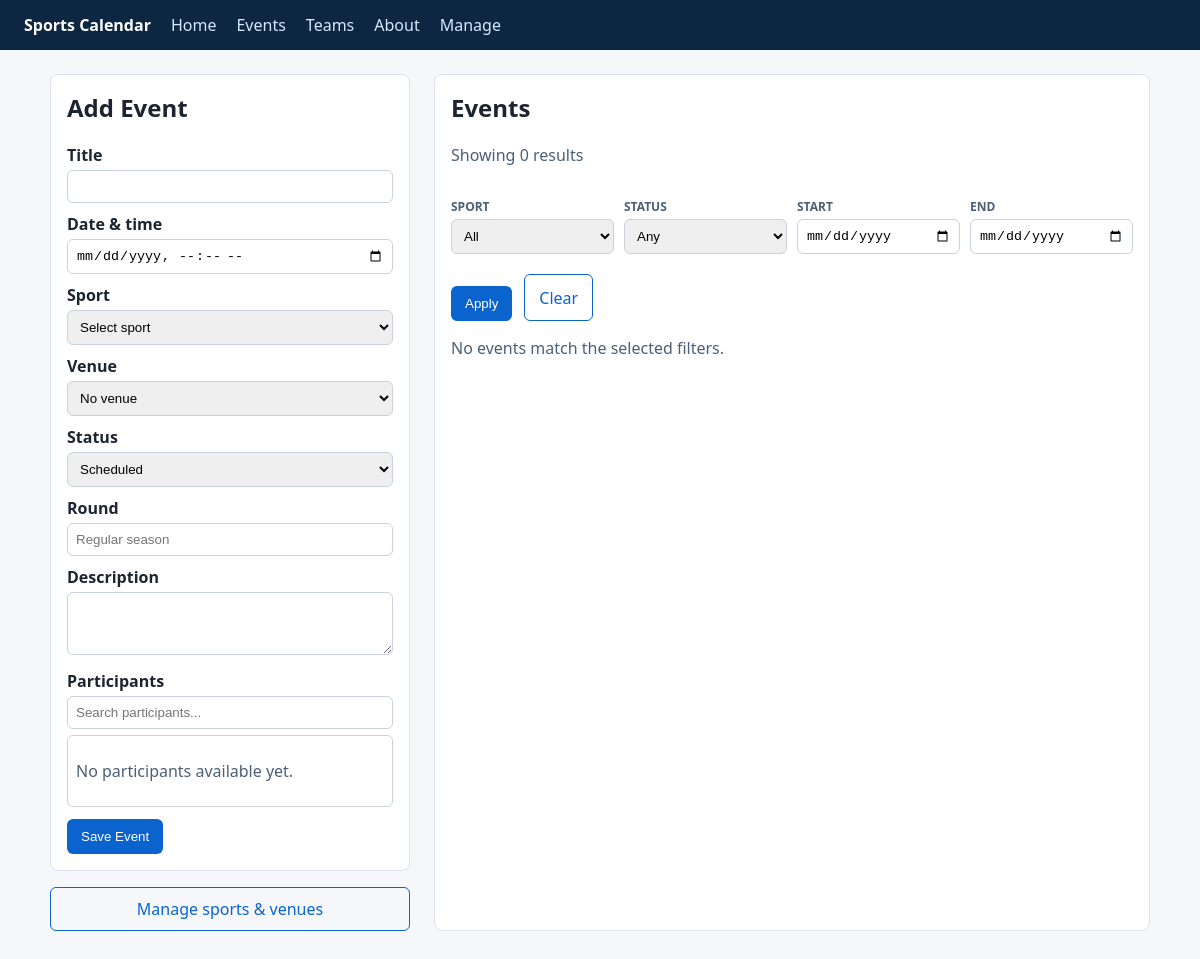
Before: / with the older database file.
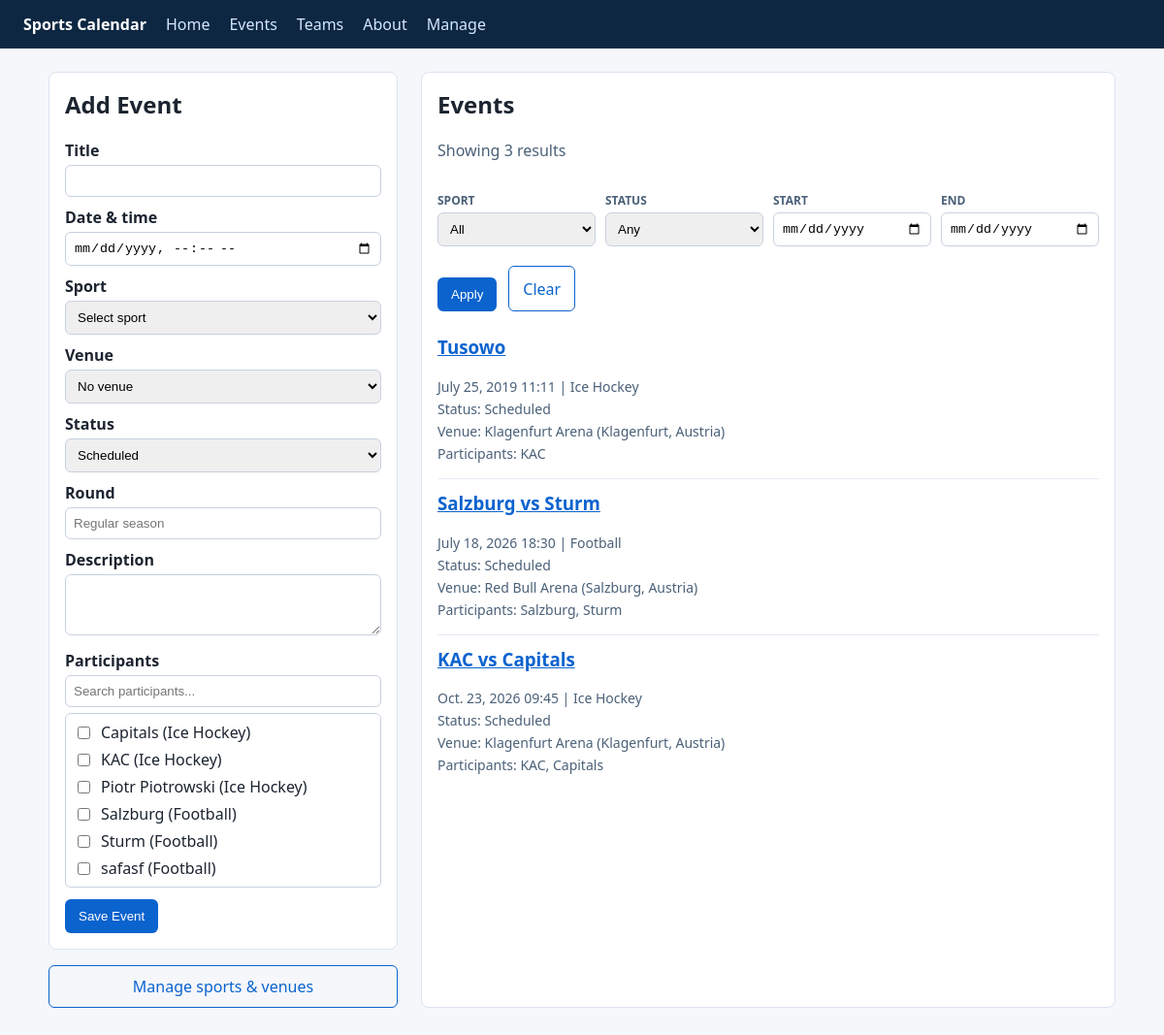
After: the same page with the newer database file.
### events/models.py (models this page shows, shortened)
class Competitor(models.Model):
    class CompetitorType(models.TextChoices):
        TEAM = "team", "Team"
        ATHLETE = "athlete", "Athlete"
    name = models.CharField(max_length=150)
    short_name = models.CharField(max_length=50, blank=True)
    competitor_type = models.CharField(
        max_length=20,
        choices=CompetitorType.choices,
        default=CompetitorType.TEAM,
    )
    _sport = models.ForeignKey(
        Sport,
        on_delete=models.PROTECT,
        related_name="competitors",
    )
    class Meta:
        ordering = ["name"]
        constraints = [
            models.UniqueConstraint(
                fields=["name", "_sport"],
                name="unique_competitor_per_sport",
            )
        ]

class Sport(models.Model):
    name = models.CharField(max_length=100, unique=True)
    slug = models.SlugField(max_length=120, unique=True, blank=True)
    class Meta:
        ordering = ["name"]

class Event(models.Model):
    class Status(models.TextChoices):
        SCHEDULED = "scheduled", "Scheduled"
        POSTPONED = "postponed", "Postponed"
        CANCELLED = "cancelled", "Cancelled"
        FINISHED = "finished", "Finished"
    title = models.CharField(max_length=200)
    start_datetime = models.DateTimeField()
    status = models.CharField(
        max_length=20,
        choices=Status.choices,
        default=Status.SCHEDULED,
    )
    description = models.TextField(blank=True)
    round_label = models.CharField(max_length=100, blank=True)
    _sport = models.ForeignKey(
        Sport,
        on_delete=models.PROTECT,
        related_name="events",
    )
    _venue = models.ForeignKey(
        Venue,
        on_delete=models.SET_NULL,
        null=True,
        blank=True,
        related_name="events",
    )
    class Meta:
        ordering = ["start_datetime", "title"]

### events/views.py (the view, shortened to what this page needs)
# urls.py: path("", views.events_page, name="events-page"),
@require_http_methods(["GET", "POST"])
def events_page(request):
    error_message = None
    success_message = None
    if request.method == "POST":
        error_message, success_message = _handle_create_event(request.POST)
    filters = {
        "sport": request.GET.get("sport", ""),
        "status": request.GET.get("status", ""),
        "date_from": request.GET.get("date_from", ""),
        "date_to": request.GET.get("date_to", ""),
    }
    filter_messages: list[str] = []
    queryset = _events_queryset()
    if filters["sport"]:
        queryset = queryset.filter(_sport_id=filters["sport"])
    if filters["status"]:
        queryset = queryset.filter(status=filters["status"])
    tz = get_current_timezone()
    context = {
        "events": [_event_to_template_data(event) for event in queryset],
        "sports": Sport.objects.order_by("name"),
        "venues": Venue.objects.order_by("country", "city", "name"),
        "competitors": [
            {
                "id": competitor.id,
                "name": competitor.name,
                "sport_name": competitor._sport.name,
            }
            for competitor in Competitor.objects.select_related("_sport").order_by("name")
        ],
        "status_choices": Event.Status.choices,
        "active_filters": filters,
        "filter_messages": filter_messages,
        "error_message": error_message,
        "success_message": success_message,
    }
    return render(request, "events/index.html", context)

### events/views.py (called while the page is built)
def _events_queryset():
    return (
        Event.objects.select_related("_sport", "_venue")
        .prefetch_related(
            Prefetch(
                "event_participants",
                queryset=EventParticipant.objects.select_related("_competitor").order_by(
                    "display_order", "id"
                ),
            )
        )
        .order_by("start_datetime", "title")
    )

def _event_to_template_data(event):
    participants = [
        participant._competitor.name for participant in event.event_participants.all()
    ]
    return {
        "id": event.id,
        "title": event.title,
        "start_datetime": event.start_datetime,
        "status": event.get_status_display(),
        "sport_name": event._sport.name,
        "venue": (
            f"{event._venue.name} ({event._venue.city}, {event._venue.country})"
            if event._venue
            else None
        ),
        "description": event.description,
        "round_label": event.round_label,
        "participants": participants,
    }

### events/templates/events/index.html (shortened to what this page needs)
{% extends 'base.html' %}
{% block body %}
    <div class="container">
        <section class="stack">
            <article class="card">
                <h2>Add Event</h2>
                <form method="post">
                    <label for="title">Title</label>
                    <input id="title" name="title" type="text" required>
                    <label for="start_datetime">Date &amp; time</label>
                    <input id="start_datetime" name="start_datetime" type="datetime-local" required>
                    <label for="sport_id">Sport</label>
                    <select id="sport_id" name="sport_id" required>
                        <option value="">Select sport</option>
                    </select>
                    <label for="venue_id">Venue</label>
                    <select id="venue_id" name="venue_id">
                        <option value="">No venue</option>
                    </select>
                    <label for="status">Status</label>
                    <select id="status" name="status">
                        {% for value, label in status_choices %}
                            <option value="{{ value }}">{{ label }}</option>
                        {% endfor %}
                    </select>
                    <label for="round_label">Round</label>
                    <input id="round_label" name="round_label" type="text" placeholder="Regular season">
                    <label for="description">Description</label>
                    <textarea id="description" name="description" rows="3"></textarea>
                    <label for="participant-search">Participants</label>
                    <input id="participant-search" type="text" placeholder="Search participants...">
                    <div id="participant-list" class="participant-list">
                        {% for competitor in competitors %}
                            <label class="participant-option" data-search="{{ competitor.name|lower }} {{ competitor.sport_name|lower }}">
                                <input type="checkbox" name="participant_ids" value="{{ competitor.id }}">
                                {{ competitor.name }} ({{ competitor.sport_name }})
                            </label>
                        {% empty %}
                            <p class="muted">No participants available yet.</p>
                        {% endfor %}
                    </div>
                    <button type="submit">Save Event</button>
                </form>
            </article>
            <a class="button button--ghost" href="{% url 'events-manage-page' %}">Manage sports &amp; venues</a>
        </section>
        <section class="stack">
            <article class="card">
                <div class="card-header">
                    <div>
                        <h2>Events</h2>
                        <p class="muted">Showing {{ events|length }} result{{ events|length|pluralize }}</p>
                    </div>
                    <form method="get" class="filters-form">
                        <div class="filters-grid">
                            <label>
                                <span>Sport</span>
                                <select name="sport">
                                    <option value="">All</option>
                                </select>
                            </label>
                            <label>
                                <span>Status</span>
                                <select name="status">
                                    <option value="">Any</option>
                                </select>
                            </label>
                            <label>
                                <span>Start</span>
                                <input type="date" name="date_from" value="{{ active_filters.date_from }}">
                            </label>
                            <label>
                                <span>End</span>
                                <input type="date" name="date_to" value="{{ active_filters.date_to }}">
                            </label>
                        </div>
                        <div class="button-row">
                            <button type="submit">Apply</button>
                            <a class="button button--ghost" href="{% url 'events-page' %}">Clear</a>
                        </div>
                    </form>
                </div>
                {% if events %}
                    <div class="event-list">
                        {% for event in events %}
                            <article class="event">
                                <h3><a href="{% url 'event-detail-page' event.id %}">{{ event.title }}</a></h3>
                                <div class="meta">{{ event.start_datetime|date:"N j, Y H:i" }} | {{ event.sport_name }}</div>
                                <div class="meta">Status: {{ event.status }}</div>
                                {% if event.venue %}
                                    <div class="meta">Venue: {{ event.venue }}</div>
                                {% endif %}
                                {% if event.participants %}
                                    <div class="meta">Participants: {{ event.participants|join:", " }}</div>
                                {% endif %}
                            </article>
                        {% endfor %}
                    </div>
                {% else %}
                    <p class="muted">No events match the selected filters.</p>
                {% endif %}
            </article>
        </section>
    </div>
{% endblock %}

### events/templates/base.html (shortened to what this page needs)
{% load static %}
<!DOCTYPE html>
<html lang="en">
<head>
    <link rel="stylesheet" href="{% static 'events/styles.css' %}">
</head>
<body>
    <nav class="topbar">
        <strong>Sports Calendar</strong>
        <a href="{% url 'events-page' %}">Home</a>
        <a href="{% url 'events-page' %}">Events</a>
        <a href="#">Teams</a>
        <a href="#">About</a>
        <a href="{% url 'events-manage-page' %}">Manage</a>
    </nav>
    <main class="page">
        {% block body %}{% endblock %}
    </main>
</body>
</html>

### events/static/events/styles.css (style rules this page uses)
body { font-family: "Segoe UI", Tahoma, sans-serif; margin: 0; background: #f5f7fb; color: #1c2430; }
a { color: #0b63ce; }
.topbar { background: #0d2742; color: #fff; padding: 14px 24px; display: flex; gap: 20px; flex-wrap: wrap; }
.topbar a { color: #d5e8ff; text-decoration: none; font-weight: 500; }
.page { max-width: 1100px; margin: 24px auto 48px; padding: 0 16px; }
.container { display: grid; grid-template-columns: 360px minmax(0, 1fr); gap: 24px; }
.stack { display: grid; gap: 16px; }
.card { background: #fff; border: 1px solid #dce3ee; border-radius: 8px; padding: 16px; }
h1, h2, h3 { margin-top: 0; }
label { display: block; margin: 10px 0 4px; font-weight: 600; }
input, select, textarea { width: 100%; padding: 8px; border: 1px solid #c8d1df; border-radius: 6px; box-sizing: border-box; }
.participant-list { max-height: 220px; overflow: auto; border: 1px solid #c8d1df; border-radius: 6px; padding: 8px; display: grid; gap: 6px; margin-top: 6px; }
.participant-option { display: flex; align-items: center; gap: 8px; margin: 0; font-weight: 400; }
.participant-option input { width: auto; }
button, .button { margin-top: 12px; background: #0b63ce; color: white; border: 0; border-radius: 6px; padding: 10px 14px; cursor: pointer; text-decoration: none; display: inline-flex; align-items: center; justify-content: center; }
.button--ghost { background: transparent; color: #0b63ce; border: 1px solid #0b63ce; margin-top: 0; }
.event { border-bottom: 1px solid #e6ebf3; padding: 12px 0; }
.event:last-child { border-bottom: 0; }
.meta { color: #4a6078; font-size: 14px; margin: 4px 0; }
.muted { color: #4a6078; }
.filters-form { display: flex; flex-direction: column; gap: 12px; }
.filters-grid { display: grid; grid-template-columns: repeat(auto-fit, minmax(140px, 1fr)); gap: 10px; }
.filters-grid label { margin: 0; }
.filters-grid span { display: block; font-size: 12px; text-transform: uppercase; color: #4a6078; margin-bottom: 4px; }
.button-row { display: flex; gap: 12px; margin-top: 8px; flex-wrap: wrap; }
.card-header { display: flex; flex-direction: column; gap: 16px; margin-bottom: 12px; }
.event-list { display: flex; flex-direction: column; }

Changed rows visible on the page:
added Competitor: name "Capitals"
added Sport: sport_name "Ice Hockey" "Ice Hockey" "Ice Hockey", sport_name "Ice Hockey" "Ice Hockey"
added Competitor: name "KAC"
added Competitor: name "Piotr Piotrowski"
added Competitor: name "Salzburg"
added Sport: sport_name "Football" "Football" "Football", sport_name "Football"
added Competitor: name "Sturm"
added Competitor: name "safasf"
added Event: title "Tusowo", start_datetime "July 25, 2019 11:11"
added Event: title "Salzburg vs Sturm", start_datetime "July 18, 2026 18:30"
added Event: title "KAC vs Capitals", start_datetime "Oct. 23, 2026 09:45"
Other visible differences:
{{ events|length }}: "0" → "3"
new list line: "| Status: Scheduled Venue: Klagenfurt Arena (Klagenfurt, Austria) Participants: KAC"
new list line: "| Status: Scheduled Venue: Red Bull Arena (Salzburg, Austria) Participants: Salzburg, Sturm"
new list line: "| Status: Scheduled Venue: Klagenfurt Arena (Klagenfurt, Austria) Participants: KAC, Capitals"
text no longer shown: "No participants available yet. No events match the selected filters."
